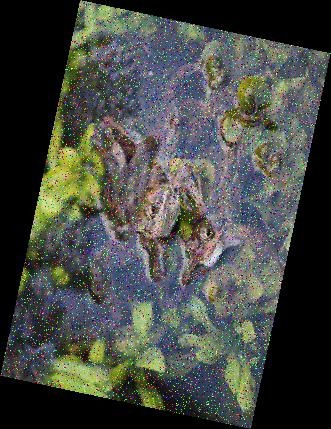
#> input picture Лабораторная3/imgs/noized_image.jpg, 331 x 429 px
$ python lab_3_mf_impl.py
#> lines starting #> are read from the running program, lines starting #| are printed output that depends on the picture
"""
Лабораторная работа №3: Цифровая обработка изображений.
Реализация медианной фильтрации изображения для подходящего шума соль-перец.
"""

import sys

import cv2 as cv
import matplotlib
import matplotlib.pyplot as plt
import numpy as np

try:
    matplotlib.use('Qt5Agg')

    # Загрузка изображения как оттенки серого
    image = cv.imread('./imgs/noized_image.jpg', cv.IMREAD_GRAYSCALE)
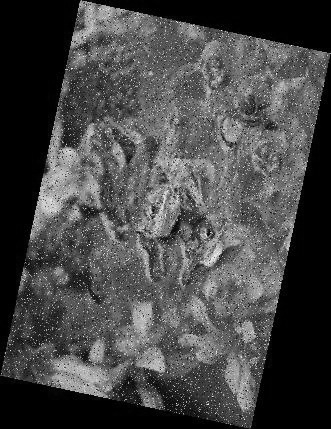
#> image: shape (429, 331); min 0, max 255, mean 71.1

    # Поворот изображения
    h, w = image.shape
#> h = 429; w = 331
    center = (w // 2, h // 2)
#> center = (165, 214)
    ANGLE = 12
    matrix = cv.getRotationMatrix2D(center, ANGLE, 1.0)
    rotated = cv.warpAffine(image, matrix, (w, h), flags=cv.INTER_LINEAR, borderMode=cv.BORDER_REPLICATE)
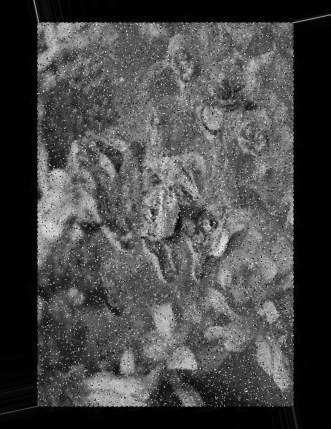
#> rotated: shape (429, 331); min 0, max 246, mean 71.4

    ###############################################################################################

    # Медианная фильтрация
    median_filtered = cv.medianBlur(rotated, ksize=5)
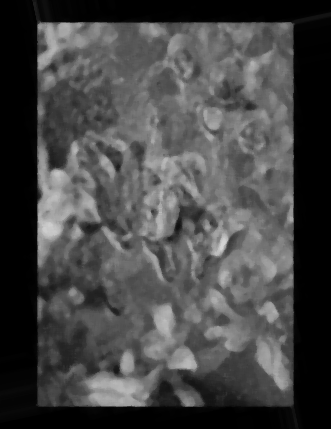
#> median_filtered: shape (429, 331); min 0, max 213, mean 70.2

    # Усиление резкости
    sharp_kernel = np.array([[0, -1, 0],
                             [-1, 5, -1],
                             [0, -1, 0]])
    sharpened = cv.filter2D(median_filtered, -1, sharp_kernel)

    ###############################################################################################

    # Визуализация
    fig, axs = plt.subplots(1, 3, figsize=(12, 4))
    axs[0].imshow(rotated, cmap='gray')
    axs[0].set_title('Повернутое')
    axs[0].axis('off')
    axs[1].imshow(median_filtered, cmap='gray')
    axs[1].set_title('Медианный фильтр')
    axs[1].axis('off')
    axs[2].imshow(sharpened, cmap='gray')
    axs[2].set_title('После резкости')
    axs[2].axis('off')
    plt.tight_layout()

    # plt.imshow(rotated_image, cmap='gray')
    plt.show(block=True)
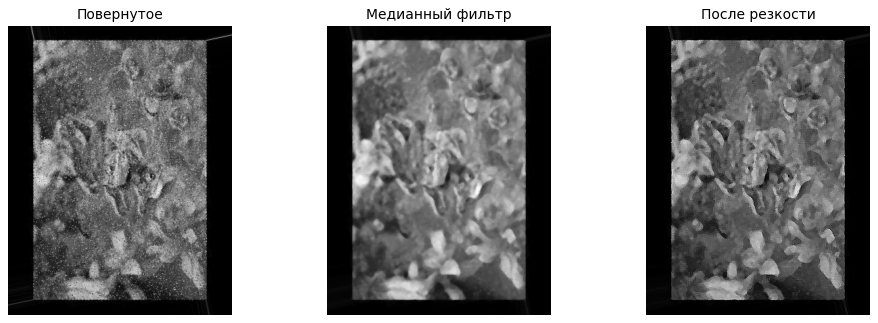
#> figure drawn by matplotlib, 3 panels
    sys.exit()
#> (the program exits here)
